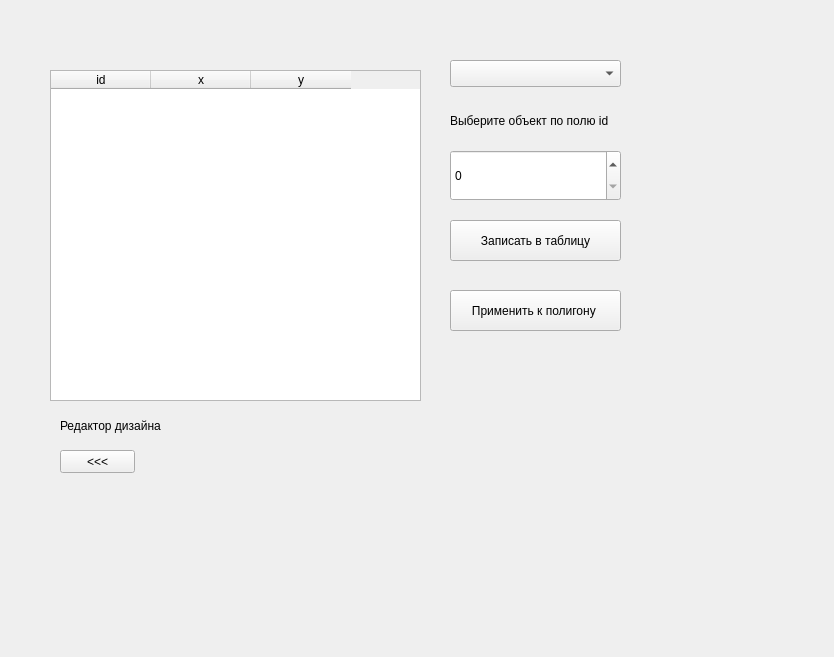
<?xml version="1.0" encoding="UTF-8"?>
<ui version="4.0">
 <class>designDialogBase</class>
 <widget class="QDialog" name="designDialogBase">
  <property name="geometry">
   <rect>
    <x>0</x>
    <y>0</y>
    <width>834</width>
    <height>657</height>
   </rect>
  </property>
  <property name="windowTitle">
   <string>plug</string>
  </property>
  <widget class="QStackedWidget" name="stackedWidget">
   <property name="geometry">
    <rect>
     <x>40</x>
     <y>30</y>
     <width>601</width>
     <height>501</height>
    </rect>
   </property>
   <property name="currentIndex">
    <number>1</number>
   </property>
   <widget class="QWidget" name="page">
    <widget class="QLabel" name="label_6">
     <property name="geometry">
      <rect>
       <x>120</x>
       <y>10</y>
       <width>391</width>
       <height>41</height>
      </rect>
     </property>
     <property name="font">
      <font>
       <pointsize>20</pointsize>
      </font>
     </property>
     <property name="text">
      <string>Редактор стилей</string>
     </property>
    </widget>
    <widget class="QgsColorButton" name="mColorButton">
     <property name="geometry">
      <rect>
       <x>40</x>
       <y>250</y>
       <width>161</width>
       <height>27</height>
      </rect>
     </property>
    </widget>
    <widget class="QPushButton" name="pushButton_geometry">
     <property name="geometry">
      <rect>
       <x>30</x>
       <y>440</y>
       <width>551</width>
       <height>31</height>
      </rect>
     </property>
     <property name="text">
      <string>Редактор геометрии</string>
     </property>
    </widget>
    <widget class="QLabel" name="label">
     <property name="geometry">
      <rect>
       <x>40</x>
       <y>70</y>
       <width>171</width>
       <height>41</height>
      </rect>
     </property>
     <property name="text">
      <string>Исходный слой</string>
     </property>
    </widget>
    <widget class="QPushButton" name="pushButton_ok">
     <property name="geometry">
      <rect>
       <x>190</x>
       <y>370</y>
       <width>171</width>
       <height>51</height>
      </rect>
     </property>
     <property name="text">
      <string>Выполнить</string>
     </property>
    </widget>
    <widget class="QLabel" name="label_2">
     <property name="geometry">
      <rect>
       <x>40</x>
       <y>190</y>
       <width>171</width>
       <height>41</height>
      </rect>
     </property>
     <property name="text">
      <string>Цвет заливки</string>
     </property>
    </widget>
    <widget class="QLabel" name="label_3">
     <property name="geometry">
      <rect>
       <x>320</x>
       <y>190</y>
       <width>171</width>
       <height>41</height>
      </rect>
     </property>
     <property name="text">
      <string>Цвет обводки</string>
     </property>
    </widget>
    <widget class="QgsColorButton" name="mColorButton_2">
     <property name="geometry">
      <rect>
       <x>320</x>
       <y>250</y>
       <width>161</width>
       <height>27</height>
      </rect>
     </property>
    </widget>
    <widget class="QgsMapLayerComboBox" name="mMapLayerComboBox">
     <property name="geometry">
      <rect>
       <x>40</x>
       <y>130</y>
       <width>160</width>
       <height>27</height>
      </rect>
     </property>
    </widget>
   </widget>
   <widget class="QWidget" name="page_2">
    <widget class="QPushButton" name="pushButton_setTable">
     <property name="geometry">
      <rect>
       <x>410</x>
       <y>190</y>
       <width>171</width>
       <height>41</height>
      </rect>
     </property>
     <property name="text">
      <string>Записать в таблицу</string>
     </property>
    </widget>
    <widget class="QSpinBox" name="spinBox">
     <property name="geometry">
      <rect>
       <x>410</x>
       <y>120</y>
       <width>171</width>
       <height>51</height>
      </rect>
     </property>
    </widget>
    <widget class="QTableWidget" name="tableWidget">
     <property name="geometry">
      <rect>
       <x>10</x>
       <y>40</y>
       <width>371</width>
       <height>331</height>
      </rect>
     </property>
     <column>
      <property name="text">
       <string>id</string>
      </property>
     </column>
     <column>
      <property name="text">
       <string>x</string>
      </property>
     </column>
     <column>
      <property name="text">
       <string>y</string>
      </property>
     </column>
    </widget>
    <widget class="QPushButton" name="pushButton_change">
     <property name="geometry">
      <rect>
       <x>410</x>
       <y>260</y>
       <width>171</width>
       <height>41</height>
      </rect>
     </property>
     <property name="text">
      <string>Применить к полигону </string>
     </property>
    </widget>
    <widget class="QLabel" name="label_7">
     <property name="geometry">
      <rect>
       <x>410</x>
       <y>70</y>
       <width>171</width>
       <height>41</height>
      </rect>
     </property>
     <property name="text">
      <string>Выберите объект по полю id</string>
     </property>
    </widget>
    <widget class="QPushButton" name="pushButton_design">
     <property name="geometry">
      <rect>
       <x>20</x>
       <y>420</y>
       <width>75</width>
       <height>23</height>
      </rect>
     </property>
     <property name="text">
      <string>&lt;&lt;&lt;</string>
     </property>
    </widget>
    <widget class="QLabel" name="label_8">
     <property name="geometry">
      <rect>
       <x>20</x>
       <y>380</y>
       <width>131</width>
       <height>31</height>
      </rect>
     </property>
     <property name="text">
      <string>Редактор дизайна</string>
     </property>
    </widget>
    <widget class="QgsMapLayerComboBox" name="mMapLayerComboBox_2">
     <property name="geometry">
      <rect>
       <x>410</x>
       <y>30</y>
       <width>171</width>
       <height>27</height>
      </rect>
     </property>
    </widget>
   </widget>
  </widget>
 </widget>
 <customwidgets>
  <customwidget>
   <class>QgsColorButton</class>
   <extends>QToolButton</extends>
   <header>qgscolorbutton.h</header>
  </customwidget>
  <customwidget>
   <class>QgsMapLayerComboBox</class>
   <extends>QComboBox</extends>
   <header>qgsmaplayercombobox.h</header>
  </customwidget>
 </customwidgets>
 <resources/>
 <connections/>
</ui>
